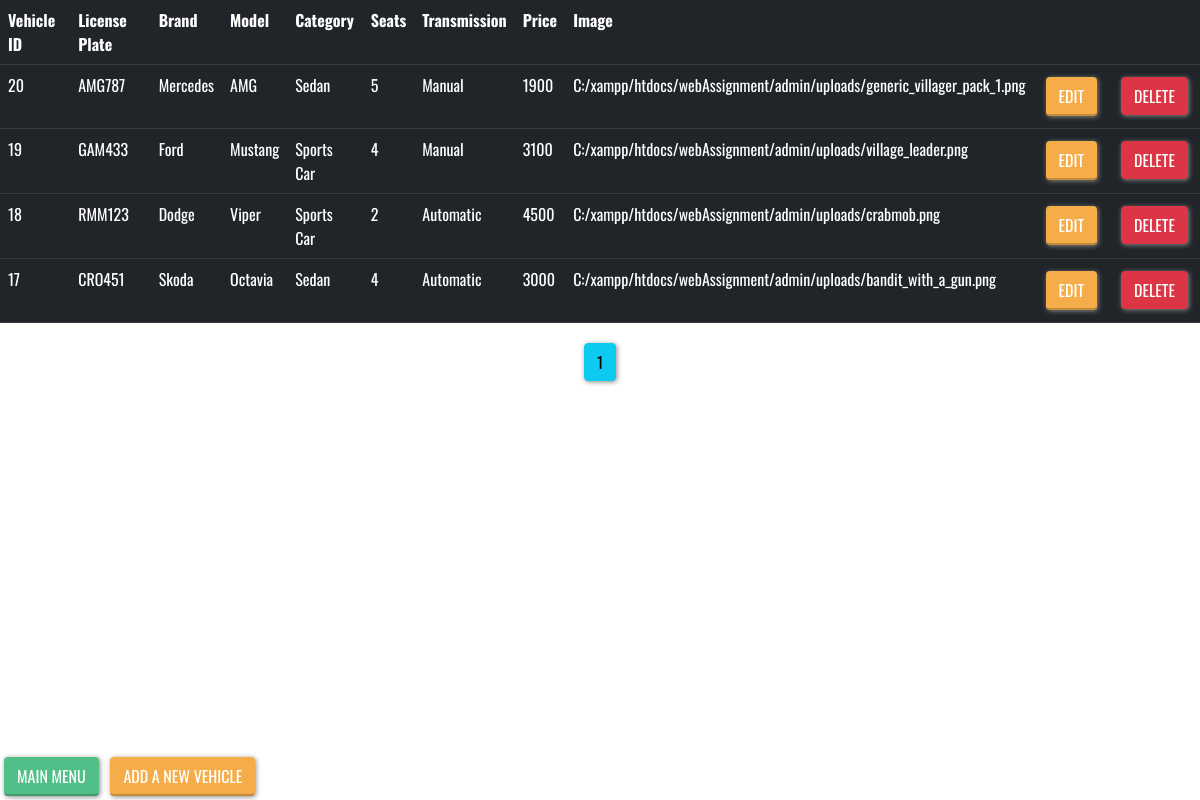
The app's page /admin/inspectcars.php (signed in) with its own data.
### tables this page shows
CREATE TABLE `vehicles` (
  `vehicleID` int(11) NOT NULL,
  `licenseplate` varchar(255) NOT NULL,
  `brand` varchar(255) NOT NULL,
  `model` varchar(255) NOT NULL,
  `category` varchar(255) NOT NULL,
  `seats` int(11) NOT NULL,
  `transmission` varchar(50) NOT NULL,
  `imgsrc` varchar(255) NOT NULL,
  `price` int(11) NOT NULL
);

### admin/inspectcars.php (the view, shortened to what this page needs)
<?php
require_once("DBConnection.php");
$carsql= "SELECT * FROM vehicles";
$carresult = mysqli_query($conn,$carsql);
$per_cpage = 8;
$total_cresults = mysqli_num_rows($carresult);
$num_cpages = ceil($total_cresults / $per_cpage);
if(isset($_GET["carpage"]) && is_numeric($_GET["carpage"]))
{
   $current_cpage = $_GET["carpage"];
   if($current_cpage > 0 && $current_cpage <= $num_cpages)
   {
      $cstart = ($current_cpage - 1) * $per_cpage;
      $cend = $cstart + $per_cpage;
   }
   else
   {
     $cstart = 0;
     $cend = $per_cpage;
   }
}
else
{
    $cstart = 0;
}
?>
<!DOCTYPE html>
<html lang="en">
<head>
    <link href="https://cdn.jsdelivr.net/npm/bootstrap@5.0.2/dist/css/bootstrap.min.css" rel="stylesheet">
    <link rel="stylesheet" href="adminpgstyles/sbuttons.css">
</head>
<body style="background-image: url('adminpgstyles/carorders-bg.jpg'); ">
<div>
<?php
$carsql2 = "SELECT * FROM vehicles ORDER BY vehicleID DESC LIMIT $cstart,$per_cpage";
$carresult2 = mysqli_query($conn,$carsql2);
echo "<table class='table table-dark'>";
echo  "<tr><th>Vehicle ID</th><th>License Plate</th><th>Brand</th><th>Model</th><th>Category</th><th>Seats</th><th>Transmission</th><th>Price</th><th>Image</th><th></th><th></th></tr>";
while($crow=mysqli_fetch_array($carresult2))
{
  echo "<tr>";
  echo "<td>".$crow["vehicleID"]."</td>";
  echo "<td>".$crow["licenseplate"]."</td>";
  echo "<td>".$crow["brand"]."</td>";
  echo "<td>".$crow["model"]."</td>";
  echo "<td>".$crow["category"]."</td>";
  echo "<td>".$crow["seats"]."</td>";
  echo "<td>".$crow["transmission"]."</td>";
  echo "<td>".$crow["price"]."</td>";
  echo "<td>".$crow["imgsrc"]."</td>";
  echo '<td><a href="editcar.php?editing='.$crow["vehicleID"].'"><button  class="btn btn-sunny">EDIT</button></a></td>';
  echo '<td><form action="inspectcars.php?carpage='.$current_cpage.'" method="POST"> <input hidden type="text" name="cartodelete" value='.$crow["vehicleID"].'> <input name="cardeletion" type=submit class="btn btn-danger" value="DELETE">  </form></td>';
  echo "</tr>";
}
echo "</table>";
?>
</div>
<div style="text-align:center">
<?php
for($i = 1 ; $i <= $num_cpages; $i++)
{
  echo "<a href=inspectcars.php?carpage=$i><button type='button' class='btn btn-info'>$i</button></a>";
}
?>
</div>
<div style="position:absolute; bottom:0; left:0; z-index:10;">
<a href="mainadminmenu.php?carpage=1"> <button class="btn btn-fresh"> MAIN MENU </button></a>
<a href="addcar.php"> <button class="btn btn-sunny"> ADD A NEW VEHICLE </button></a>
</div>
</body>
</html>

### admin/adminpgstyles/sbuttons.css (style rules this page uses)
body { font-family: 'Oswald', sans-serif; }
.btn { margin: 4px; box-shadow: 1px 1px 5px #888888; }
.btn-sunny { color: #fff; background-color: #f4ad49; border-bottom:2px solid #c38a3a; }
.btn-fresh { color: #fff; background-color: #51bf87; border-bottom:2px solid #41996c; }
a { color:#fff; }

### records on screen
vehicles: vehicleID "20", licenseplate "AMG787", brand "Mercedes", model "AMG", category "Sedan", seats "5", transmission "Manual", price "1900", imgsrc "C:/xampp/htdocs/webAssignment/admin/uploads/generic_villager_pack_1.png"
vehicles: vehicleID "19", licenseplate "GAM433", brand "Ford", model "Mustang", category "Sports Car", seats "4", transmission "Manual", price "3100", imgsrc "C:/xampp/htdocs/webAssignment/admin/uploads/village_leader.png"
vehicles: vehicleID "18", licenseplate "RMM123", brand "Dodge", model "Viper", category "Sports Car", seats "2", transmission "Automatic", price "4500", imgsrc "C:/xampp/htdocs/webAssignment/admin/uploads/crabmob.png"
vehicles: vehicleID "17", licenseplate "CRO451", brand "Skoda", model "Octavia", category "Sedan", seats "4", transmission "Automatic", price "3000", imgsrc "C:/xampp/htdocs/webAssignment/admin/uploads/bandit_with_a_gun.png"
